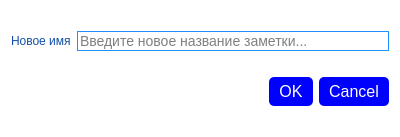
<?xml version="1.0" encoding="UTF-8"?>
<ui version="4.0">
 <class>RenameDialog</class>
 <widget class="QDialog" name="RenameDialog">
  <property name="geometry">
   <rect>
    <x>0</x>
    <y>0</y>
    <width>400</width>
    <height>137</height>
   </rect>
  </property>
  <property name="windowTitle">
   <string>Dialog</string>
  </property>
  <property name="styleSheet">
   <string notr="true">* {
	font-family: Arial, Helvetica, sans-serif;
}
QDialog {
    background-color: white;
}



QDialog QPushButton {
	background:blue;
    color: white;
    font-size: 16px;
    border: none;
    border-radius: 5px;
    padding: 5px 10px;
}

QDialog QPushButton:hover {
    background-color: #08449c;
}</string>
  </property>
  <layout class="QVBoxLayout" name="verticalLayout">
   <property name="leftMargin">
    <number>11</number>
   </property>
   <property name="rightMargin">
    <number>11</number>
   </property>
   <item>
    <layout class="QHBoxLayout" name="horizontalLayout">
     <item>
      <widget class="QLabel" name="title">
       <property name="styleSheet">
        <string notr="true">QLabel {
    color: #124ea7;
}</string>
       </property>
       <property name="text">
        <string>Новое имя</string>
       </property>
      </widget>
     </item>
     <item>
      <widget class="QLineEdit" name="newName">
       <property name="styleSheet">
        <string notr="true">QLineEdit {
    background-color: #FFFFFF;
    border: 1px solid #1E90FF;
    font-size: 14px;
    color: #000000;
}

QLineEdit:focus {
    border: 2px solid #1E90FF;
}</string>
       </property>
       <property name="placeholderText">
        <string>Введите новое название заметки...</string>
       </property>
      </widget>
     </item>
    </layout>
   </item>
   <item>
    <widget class="QDialogButtonBox" name="buttonBox">
     <property name="styleSheet">
      <string notr="true">QDialogButtonBox QPushButton[name=&quot;ok&quot;] {
    background-color: green;
    color: white;
}</string>
     </property>
     <property name="orientation">
      <enum>Qt::Horizontal</enum>
     </property>
     <property name="standardButtons">
      <set>QDialogButtonBox::Cancel|QDialogButtonBox::Ok</set>
     </property>
    </widget>
   </item>
  </layout>
 </widget>
 <resources/>
 <connections>
  <connection>
   <sender>buttonBox</sender>
   <signal>accepted()</signal>
   <receiver>RenameDialog</receiver>
   <slot>accept()</slot>
   <hints>
    <hint type="sourcelabel">
     <x>248</x>
     <y>254</y>
    </hint>
    <hint type="destinationlabel">
     <x>157</x>
     <y>274</y>
    </hint>
   </hints>
  </connection>
  <connection>
   <sender>buttonBox</sender>
   <signal>rejected()</signal>
   <receiver>RenameDialog</receiver>
   <slot>reject()</slot>
   <hints>
    <hint type="sourcelabel">
     <x>316</x>
     <y>260</y>
    </hint>
    <hint type="destinationlabel">
     <x>286</x>
     <y>274</y>
    </hint>
   </hints>
  </connection>
 </connections>
</ui>
